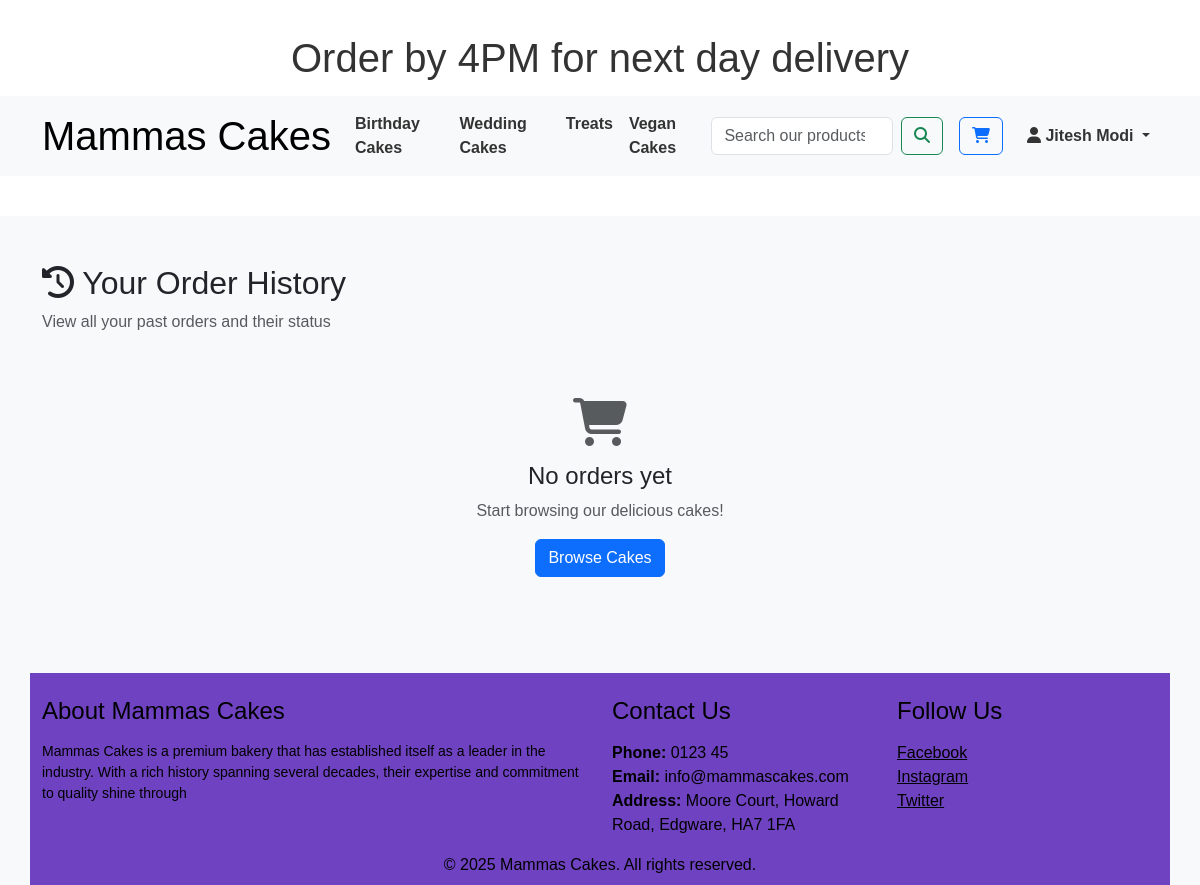
The page /orders/ (signed in) on the database as committed earlier.
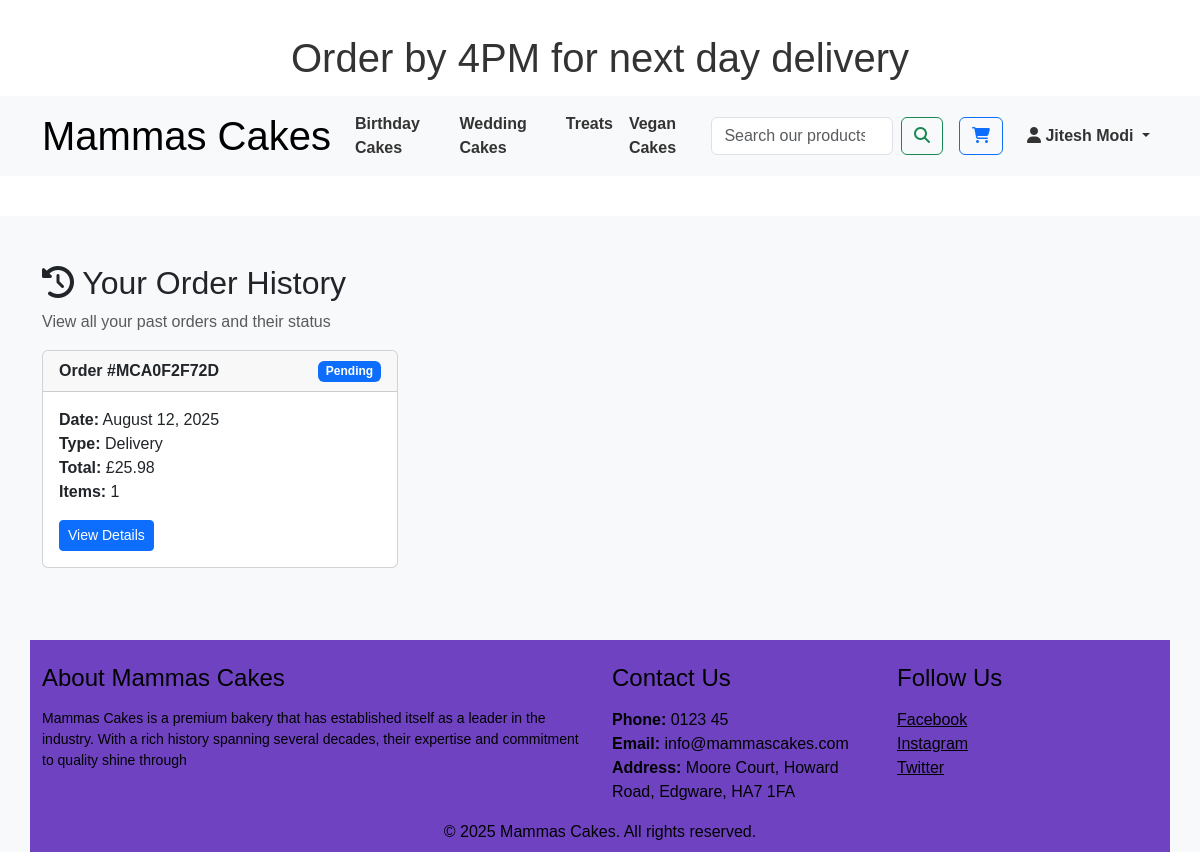
The same page on the database as committed later.
### cakes/models.py (models this page shows, shortened)
class Order(models.Model):
    ORDER_STATUS_CHOICES = [
        ('pending', 'Pending'),
        ('confirmed', 'Confirmed'),
        ('preparing', 'Preparing'),
        ('ready', 'Ready for Collection'),
        ('dispatched', 'Dispatched'),
        ('delivered', 'Delivered'),
        ('cancelled', 'Cancelled'),
    ]
    ORDER_TYPE_CHOICES = [
        ('collection', 'Collection'),
        ('delivery', 'Delivery'),
    ]
    order_number = models.CharField(max_length=20, unique=True, editable=False)
    customer = models.ForeignKey(User, on_delete=models.CASCADE, related_name='orders')
    order_type = models.CharField(max_length=10, choices=ORDER_TYPE_CHOICES)
    status = models.CharField(max_length=15, choices=ORDER_STATUS_CHOICES, default='pending')
    customer_name = models.CharField(max_length=100)
    customer_email = models.EmailField()
    customer_phone = models.CharField(max_length=15)
    collection_date = models.DateField(null=True, blank=True)
    collection_time = models.CharField(max_length=20, null=True, blank=True)
    delivery_address = models.TextField(null=True, blank=True)
    delivery_city = models.CharField(max_length=50, null=True, blank=True)
    delivery_postcode = models.CharField(max_length=10, null=True, blank=True)
    delivery_date = models.DateField(null=True, blank=True)
    delivery_time = models.CharField(max_length=20, null=True, blank=True)
    special_instructions = models.TextField(blank=True)
    subtotal = models.DecimalField(max_digits=10, decimal_places=2)
    delivery_fee = models.DecimalField(max_digits=10, decimal_places=2, default=0.00)
    total = models.DecimalField(max_digits=10, decimal_places=2)
    created_at = models.DateTimeField(auto_now_add=True)
    updated_at = models.DateTimeField(auto_now=True)
    class Meta:
        ordering = ['-created_at']

### cakes/views.py (the view)
# urls.py: path('orders/', views.order_history, name='order_history'),
@login_required
def order_history(request):
    orders = Order.objects.filter(customer=request.user).prefetch_related('items')
    return render(request, 'cakes/order_history.html', {'orders': orders})

### cakes/templates/cakes/order_history.html (shortened to what this page needs)
{% extends 'cakes/base.html' %}
{% load static %}
{% block content %}
<div class="container my-5">
    <div class="row">
        <div class="col-12">
            <h2><i class="fas fa-history"></i> Your Order History</h2>
            <p class="text-muted">View all your past orders and their status</p>
        </div>
    </div>
    {% if orders %}
        <div class="row">
            {% for order in orders %}
                <div class="col-md-6 col-lg-4 mb-4">
                    <div class="card">
                        <div class="card-header d-flex justify-content-between align-items-center">
                            <strong>Order #{{ order.order_number }}</strong>
                            <span class="badge bg-primary">{{ order.get_status_display }}</span>
                        </div>
                        <div class="card-body">
                            <p class="card-text">
                                <strong>Date:</strong> {{ order.created_at|date:"F d, Y" }}<br>
                                <strong>Type:</strong> {{ order.get_order_type_display }}<br>
                                <strong>Total:</strong> £{{ order.total }}<br>
                                <strong>Items:</strong> {{ order.items.count }}
                            </p>
                            <a href="{% url 'order_detail' order.order_number %}" class="btn btn-primary btn-sm">
                                View Details
                            </a>
                        </div>
                    </div>
                </div>
            {% endfor %}
        </div>
    {% else %}
        <div class="text-center py-5">
            <i class="fas fa-shopping-cart fa-3x text-muted mb-3"></i>
            <h4>No orders yet</h4>
            <p class="text-muted">Start browsing our delicious cakes!</p>
            <a href="{% url 'home' %}" class="btn btn-primary">Browse Cakes</a>
        </div>
    {% endif %}
</div>
{% endblock %}

### cakes/templates/cakes/base.html (shortened to what this page needs)
{% load static %}
<!doctype html>
<html lang="en">
<head>
    <link href="https://cdn.jsdelivr.net/npm/bootstrap@5.3.2/dist/css/bootstrap.min.css" rel="stylesheet">
    <link rel="stylesheet" href="https://cdnjs.cloudflare.com/ajax/libs/font-awesome/6.4.0/css/all.min.css">
    <link rel="stylesheet" href="{% static 'css/style.css' %}">
</head>
<body>
    <header>
        <div class="container-fluid">
            <div class="row text-center banner-anim pink-bg text-black">
                <div class="col-12">
                    <p class="logo-font my-2 ms-0">Order by 4PM for next day delivery</p>
                </div>
            </div>
        </div>
        <nav class="navbar navbar-expand-lg navbar-light bg-light">
            <div class="container">
                <a class="navbar-brand" href="{% url 'home' %}">
                    <h1 class="logo-font text-black my-0">Mammas Cakes</h1>
                </a>
                <div class="collapse navbar-collapse" id="navbarNav">
                    <ul class="navbar-nav me-auto">
                        <li class="nav-item">
                            <a class="nav-link" href="{% url 'birthday_cakes' %}">Birthday Cakes</a>
                        </li>
                        <li class="nav-item">
                            <a class="nav-link" href="{% url 'wedding_cake' %}">Wedding Cakes</a>
                        </li>
                        <li class="nav-item">
                            <a class="nav-link" href="{% url 'treats' %}">Treats</a>
                        </li>
                        <li class="nav-item">
                            <a class="nav-link" href="{% url 'vegan_cakes' %}">Vegan Cakes</a>
                        </li>
                    </ul>
                    <form class="d-flex me-3" method="GET" action="{% url 'products' %}">
                        <input class="form-control me-2" type="search" name="q" placeholder="Search our products" aria-label="Search">
                        <button class="btn btn-outline-success" type="submit">
                            <i class="fas fa-search"></i>
                        </button>
                    </form>
                     {% if user.is_authenticated %}
                    <div class="me-3">
                        <button type="button" class="btn btn-outline-primary position-relative" data-bs-toggle="modal" data-bs-target="#cartModal">
                            <i class="fas fa-shopping-cart"></i>
                        </button>
                    </div>
                     {% endif %}
                    <ul class="navbar-nav">
                    {% if user.is_authenticated %}
                            <li class="nav-item dropdown">
                                <a class="nav-link dropdown-toggle" href="#" id="navbarDropdown" role="button" data-bs-toggle="dropdown" aria-expanded="false">
                                    <i class="fas fa-user"></i> {{ user.get_full_name|default:user.username }}
                                </a>
                            </li>
                        {% endif %}
                    </ul>
                </div>
            </div>
        </nav>
    </header>
    <main>
        {% block content %}{% endblock %}
    </main>
    <footer class="container purple-bg text-black pt-4 pb-2 mt-4">
        <div class="row">
            <div class="col-md-6">
                <h4>About Mammas Cakes</h4>
                <p class="small">Mammas Cakes is a premium bakery that has established itself as a leader in the
                    industry. With a rich history spanning several decades, their expertise and commitment to quality shine through</p>
            </div>
            <div class="col-6 col-md-3">
                <h4>Contact Us</h4>
                <ul class="list-unstyled">
                    <li><strong>Phone:</strong> 0123 45</li>
                    <li><strong>Email:</strong> info@mammascakes.com</li>
                    <li><strong>Address:</strong> Moore Court, Howard Road, Edgware, HA7 1FA</li>
                </ul>
            </div>
            <div class="col-6 col-md-3">
                <h4>Follow Us</h4>
                <ul class="list-unstyled">
                    <li><a href="#" class="text-black">Facebook</a></li>
                    <li><a href="#" class="text-black">Instagram</a></li>
                    <li><a href="#" class="text-black">Twitter</a></li>
                </ul>
            </div>
        </div>
        <div class="row">
            <div class="col-12 text-center">
                <p class="mb-0">&copy; 2025 Mammas Cakes. All rights reserved.</p>
            </div>
        </div>
    </footer>
</body>
</html>

### static/css/style.css (style rules this page uses)
body { font-family: 'Arial', sans-serif; background-color: #f8f9fa; margin: 0; padding: 0; }
header { background-color: #ffffff; padding: 20px 0; }
.navbar { margin-bottom: 20px; }
.nav-link { color: #333; font-weight: bold; }
.logo-font { font-size: 2.5rem; color: #333; }
footer { background-color: #6f42c1; color: white; padding: 20px 0; }
footer h4 { margin-bottom: 15px; }

Rows that differ between the two databases and show on the page:
added Order: order_number "MCA0F2F72D", status "Pending", created_at "August 12, 2025", order_type "Delivery", total "25.98", items.count "1"
Other text that changed with them:
text no longer shown: "No orders yet Start browsing our delicious cakes! Browse Cakes"
